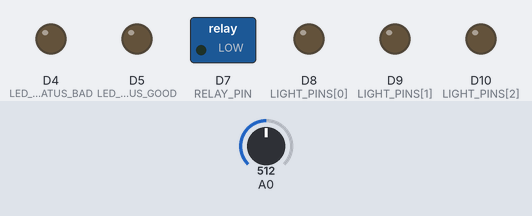
Bench run of a sketch on a simulated Arduino Uno R4 WiFi. Parts: switched loads named in the sketch (green lamp = pin HIGH), output pins drawn as LEDs (lit = HIGH). The test bench sets the inputs (shaded band); at power-on: A0 = 512. WiFi joins after 1.5 s; servers stay silent unless stated; uploads are accepted with an empty reply; not simulated (calls return 0 or success): arduino_secrets.h; what the sketch prints to the serial monitor is not drawn.

Above: at 0.1 s.
At 2.7 s:
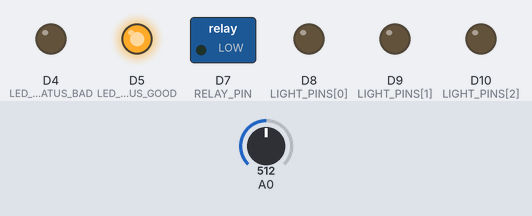
2.8 s: A0 set to 240
At 7.2 s:
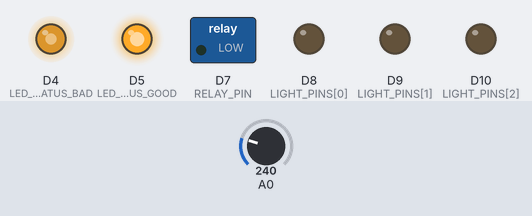
Timing chart, 0 to 39.5 s (numbered marks = the images above; inputs shaded):
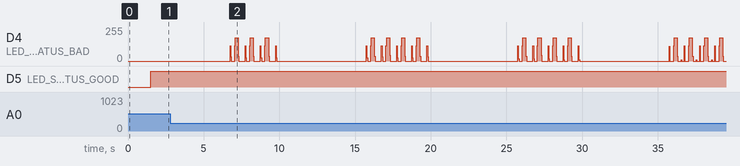

The sketch:

FarmIoTController.ino
```cpp
// Farm IoT Controller — Arduino Uno R4 WiFi
//
// Polls the backend's /state endpoint over HTTPS once a second and drives
// a pump relay + up to 3 grow lights accordingly. Posts a soil moisture
// reading every 10 seconds. See ../../docs/HARDWARE.md for wiring and
// calibration instructions, and ../../docs/ARCHITECTURE.md for why this
// uses HTTP polling rather than MQTT.

#include <WiFiS3.h>
#include <ArduinoHttpClient.h>
#include <ArduinoJson.h>

// Real credentials live in arduino_secrets.h, which is gitignored and never
// committed. Copy arduino_secrets.h.example -> arduino_secrets.h in this
// same folder and fill it in before uploading this sketch.
#include "arduino_secrets.h"

// =====================
// WIFI + BACKEND
// =====================
const char* WIFI_SSID = SECRET_WIFI_SSID;
const char* WIFI_PASSWORD = SECRET_WIFI_PASSWORD;
const char* DEVICE_TOKEN = SECRET_DEVICE_TOKEN;

const char* BACKEND_HOST = "valiant-celebration-production-9ee8.up.railway.app";
const int BACKEND_PORT = 443;
const char* DEVICE_ID = "Device_1";

WiFiSSLClient wifiClient;
HttpClient http(wifiClient, BACKEND_HOST, BACKEND_PORT);

// =====================
// PINS
// =====================
const int RELAY_PIN = 7;
const int LIGHT_PINS[] = { 8, 9, 10 }; // L1, L2, L3
const int LIGHT_COUNT = 3;

const int LED_STATUS_BAD = 4;  // red
const int LED_STATUS_GOOD = 5; // green

const int RELAY_ON = HIGH;
const int RELAY_OFF = LOW;

// =====================
// TIMING
// =====================
const unsigned long STATE_POLL_INTERVAL_MS = 1000;
const unsigned long MOISTURE_SEND_INTERVAL_MS = 10000;
const unsigned long WIFI_CONNECT_RETRY_DELAY_MS = 500;
const int WIFI_CONNECT_MAX_ATTEMPTS = 20;
const unsigned int HTTP_RESPONSE_TIMEOUT_MS = 5000;

// After this many consecutive failed /state polls, assume the backend is
// unreachable and fail safe (everything off) rather than leave the pump
// stuck in its last commanded state indefinitely.
const int MAX_CONSECUTIVE_FAILURES = 5;

// =====================
// MOISTURE SENSOR CALIBRATION
// =====================
// Raw analogRead() value with the sensor fully dry (in air), and fully wet
// (submerged / in saturated soil). These are per-sensor and per-board —
// see docs/HARDWARE.md for how to measure your own and update these two
// constants. Values here are the ones this project shipped with.
const int MOISTURE_RAW_DRY = 1023;
const int MOISTURE_RAW_WET = 300;

unsigned long lastStatePoll = 0;
unsigned long lastMoistureSend = 0;
int consecutiveFailures = 0;

// =====================
// WIFI
// =====================
void connectWiFi() {
  Serial.print("[WIFI] Connecting");
  WiFi.begin(WIFI_SSID, WIFI_PASSWORD);

  int attempts = 0;
  while (WiFi.status() != WL_CONNECTED && attempts < WIFI_CONNECT_MAX_ATTEMPTS) {
    delay(WIFI_CONNECT_RETRY_DELAY_MS);
    Serial.print(".");
    attempts++;
  }

  if (WiFi.status() == WL_CONNECTED) {
    Serial.print("\n[WIFI] Connected, IP: ");
    Serial.println(WiFi.localIP());
  } else {
    Serial.println("\n[WIFI] Connection attempt failed, will retry");
  }
}

// =====================
// BACKEND: SEND MOISTURE
// =====================
void sendMoistureReading(int moisturePercent) {
  Serial.print("[HTTP] Sending moisture: ");
  Serial.println(moisturePercent);

  // Fixed-size buffer instead of String concatenation — avoids heap
  // fragmentation from repeated String allocations over long uptimes,
  // which matters on a memory-constrained microcontroller.
  char body[96];
  int len = snprintf(body, sizeof(body),
                      "{\"device_id\":\"%s\",\"moisture\":%d}",
                      DEVICE_ID, moisturePercent);

  http.beginRequest();
  http.post("/data");
  http.sendHeader("Content-Type", "application/json");
  http.sendHeader("Content-Length", len);
  http.sendHeader("x-device-token", DEVICE_TOKEN);
  http.beginBody();
  http.print(body);
  http.endRequest();

  int status = http.responseStatusCode();
  http.responseBody(); // drain the response so the connection can be reused
  http.stop();

  Serial.print("[HTTP] /data status: ");
  Serial.println(status);

  if (status == 200) {
    consecutiveFailures = 0;
  } else {
    consecutiveFailures++;
  }
}

// =====================
// BACKEND: FETCH + APPLY STATE
// =====================
void pollState() {
  http.beginRequest();
  http.get("/state");
  http.sendHeader("x-device-token", DEVICE_TOKEN);
  http.sendHeader("x-device-id", DEVICE_ID);
  http.endRequest();

  int status = http.responseStatusCode();
  String response = http.responseBody();
  http.stop();

  if (status == 404) {
    // Expected for the first few seconds after boot: the backend only
    // creates this device record once the first /data (moisture) call
    // succeeds. Not a real failure yet.
    Serial.println("[STATE] Device not registered with backend yet");
    consecutiveFailures++;
    return;
  }

  if (status != 200) {
    Serial.print("[STATE] Unexpected HTTP status: ");
    Serial.println(status);
    consecutiveFailures++;
    return;
  }

  // Sized generously (this device's own serialized state is a few hundred
  // bytes at most) — the Uno R4 has 32KB of SRAM, so there's no reason to
  // cut this close and risk a silent truncation/parse failure.
  StaticJsonDocument<1024> doc;
  DeserializationError err = deserializeJson(doc, response);
  if (err) {
    Serial.print("[STATE] JSON parse error: ");
    Serial.println(err.c_str());
    consecutiveFailures++;
    return;
  }

  if (!doc.containsKey(DEVICE_ID)) {
    Serial.println("[STATE] Response did not contain this device's state");
    consecutiveFailures++;
    return;
  }

  JsonObject device = doc[DEVICE_ID];
  applyRelayState(RELAY_PIN, device["pump"] | "OFF");

  JsonObject lights = device["lights"];
  for (int i = 0; i < LIGHT_COUNT; i++) {
    char key[4];
    snprintf(key, sizeof(key), "L%d", i + 1);
    applyRelayState(LIGHT_PINS[i], lights[key] | "OFF");
  }

  consecutiveFailures = 0;
}

void applyRelayState(int pin, const char* desiredState) {
  digitalWrite(pin, strcmp(desiredState, "ON") == 0 ? RELAY_ON : RELAY_OFF);
}

// =====================
// FAILSAFE
// =====================
void enterFailSafe() {
  Serial.println("[FAILSAFE] Too many consecutive failures — forcing everything off");
  digitalWrite(RELAY_PIN, RELAY_OFF);
  for (int i = 0; i < LIGHT_COUNT; i++) {
    digitalWrite(LIGHT_PINS[i], RELAY_OFF);
  }
  digitalWrite(LED_STATUS_BAD, millis() % 500 < 250); // blink
}

// =====================
// MOISTURE READING
// =====================
int readMoisturePercent() {
  int raw = analogRead(A0);
  int percent = map(raw, MOISTURE_RAW_DRY, MOISTURE_RAW_WET, 0, 100);
  percent = constrain(percent, 0, 100);

  Serial.print("[MOISTURE] raw=");
  Serial.print(raw);
  Serial.print(" percent=");
  Serial.println(percent);

  return percent;
}

// =====================
// SETUP
// =====================
void setup() {
  Serial.begin(115200);

  pinMode(RELAY_PIN, OUTPUT);
  for (int i = 0; i < LIGHT_COUNT; i++) {
    pinMode(LIGHT_PINS[i], OUTPUT);
    digitalWrite(LIGHT_PINS[i], RELAY_OFF);
  }
  digitalWrite(RELAY_PIN, RELAY_OFF);

  pinMode(LED_STATUS_BAD, OUTPUT);
  pinMode(LED_STATUS_GOOD, OUTPUT);

  http.setHttpResponseTimeout(HTTP_RESPONSE_TIMEOUT_MS);

  connectWiFi();
}

// =====================
// LOOP
// =====================
void loop() {
  if (WiFi.status() != WL_CONNECTED) {
    digitalWrite(LED_STATUS_BAD, HIGH);
    digitalWrite(LED_STATUS_GOOD, LOW);
    connectWiFi();
    return;
  }
  digitalWrite(LED_STATUS_GOOD, HIGH);
  digitalWrite(LED_STATUS_BAD, LOW);

  unsigned long now = millis();

  if (now - lastStatePoll >= STATE_POLL_INTERVAL_MS) {
    lastStatePoll = now;
    pollState();
  }

  if (now - lastMoistureSend >= MOISTURE_SEND_INTERVAL_MS) {
    lastMoistureSend = now;
    sendMoistureReading(readMoisturePercent());
  }

  if (consecutiveFailures > MAX_CONSECUTIVE_FAILURES) {
    enterFailSafe();
  }
}
```
